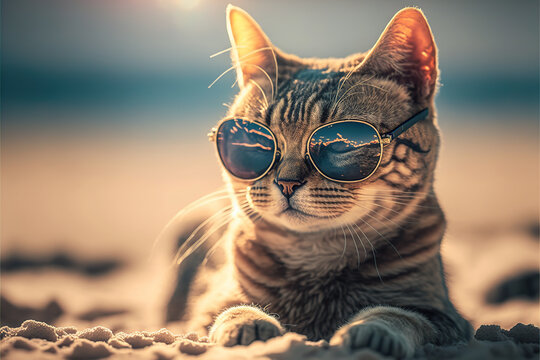
#> input picture Input/cat2.jpg, 540 x 360 px, found by its file name
$ python 21.sharp_img_lapmask_negcenter.py
#> lines starting #> are read from the running program, lines starting #| are printed output that depends on the picture
#Perform Sharpening of Image using Laplacian mask with negative center coefficient.

import cv2
import numpy as np
img = cv2.imread("D:\Workspace (VS Code)\College\Slot-B-Computer Vision\Input\cat2.jpg")
#> img is the input picture: shape (360, 540, 3); mean B, G, R 109.6, 126.7, 142.2
gray = cv2.cvtColor(img, cv2.COLOR_BGR2GRAY)
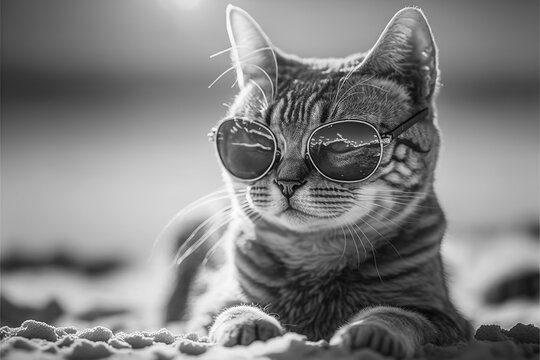
#> gray: shape (360, 540); min 1, max 254, mean 129.4
kernel = np.array([[0,1,0], [1,-8,1], [0,1,0]])
sharpened = cv2.filter2D(img, -1, kernel)
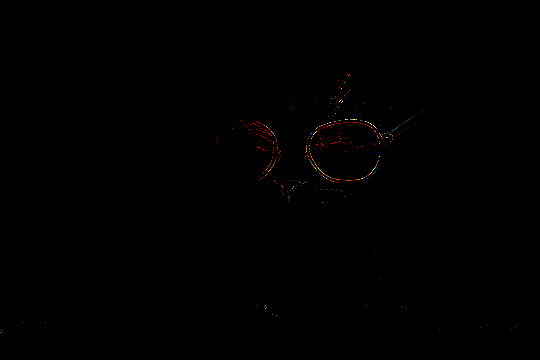
#> sharpened: shape (360, 540, 3); mean B, G, R 0.1, 0.2, 0.5
cv2.imshow('Original', img)
cv2.imshow('Sharpened', sharpened)
cv2.waitKey(0)
cv2.destroyAllWindows()

$ run again, with Input/cat.jpg copied over Input/cat2.jpg
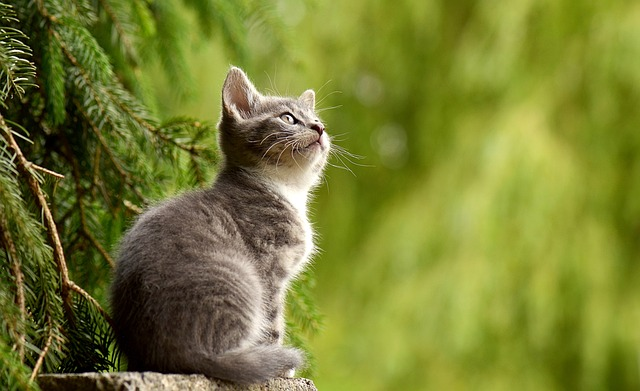
#> input picture Input/cat.jpg, 640 x 391 px, found by its file name
#> img is the input picture: shape (391, 640, 3); mean B, G, R 49.8, 125.8, 119.1
#> `gray = cv2.cvtColor(img, cv2.COLOR_BGR2GRAY)`:
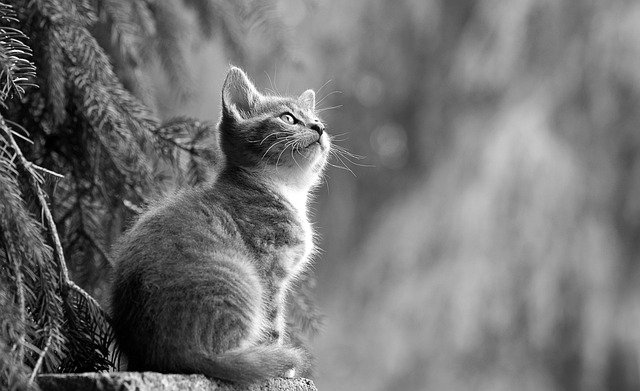
#> gray: shape (391, 640); min 0, max 255, mean 115.1
#> `sharpened = cv2.filter2D(img, -1, kernel)`:
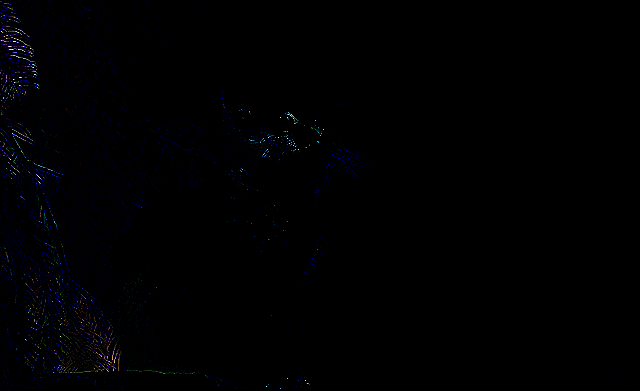
#> sharpened: shape (391, 640, 3); mean B, G, R 1.8, 0.6, 0.5
